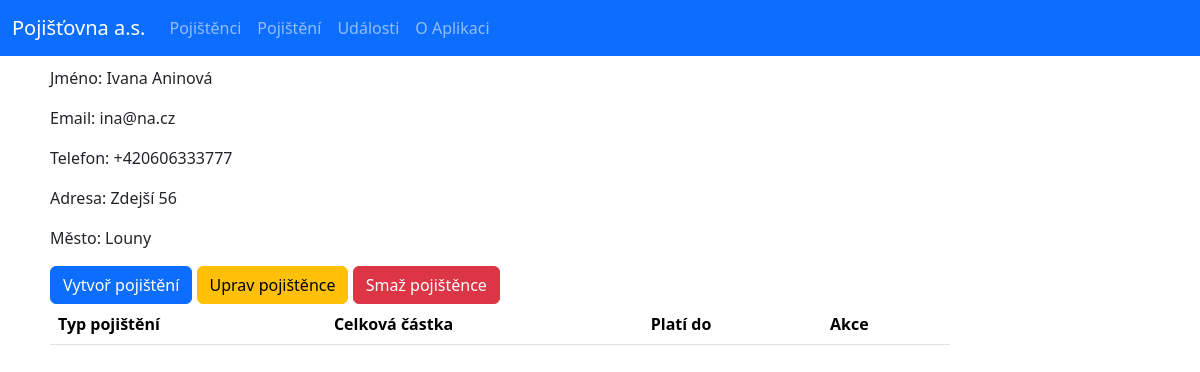
The page /policyholder-detail/11/ on the database as committed earlier.
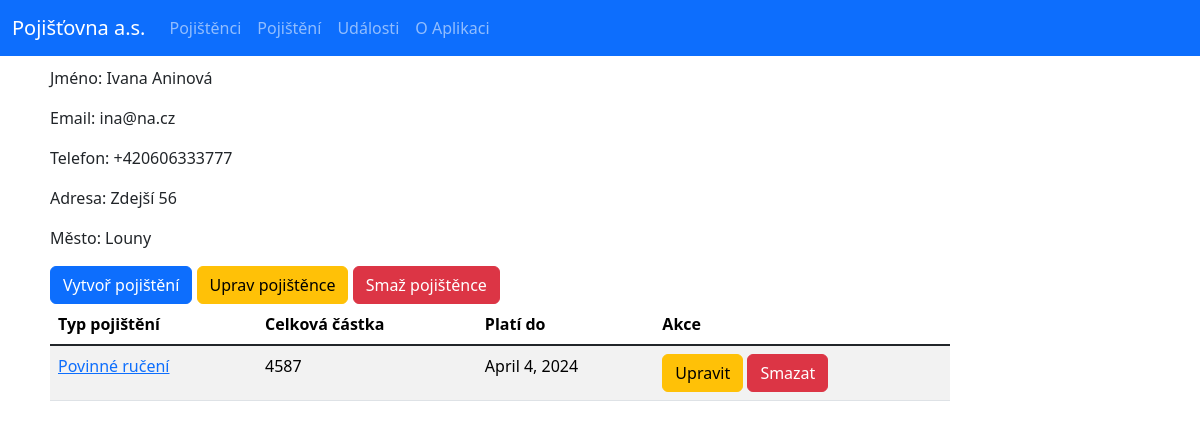
The same page on the database as committed later.
### base/models.py (models this page shows, shortened)
class InsurancePolicy(models.Model):
    holder = models.ForeignKey(Policyholder, on_delete=models.CASCADE)
    effective_date = models.DateField("Začátek platnosti")
    expire_date = models.DateField("Konec platnosti")
    total_amount = models.IntegerField("Celková částka")
    policy_type = models.CharField("Druh pojištění", max_length=50)
    class Meta:
        ordering = ['expire_date']

### base/views.py (the view)
# urls.py: path('policyholder-detail/<str:pk>/', views.policyholder_detail, name="policyholder-detail"),
def policyholder_detail(request, pk):
    policyholder = Policyholder.objects.get(id=pk)
    insurance_policies = policyholder.insurancepolicy_set.all()  # gets all policies of policyholder instance
    context = {'policyholder': policyholder, 'insurance_policies': insurance_policies}
    return render(request, 'base/policyholder_detail.html', context)

### base/templates/base/policyholder_detail.html
{% extends 'main.html' %}
{% block content %}
<main class="content">
    <p>Jméno: {{policyholder.first_name}} {{policyholder.last_name}}</p>
    <p>Email: {{policyholder.email}}</p>
    <p>Telefon: {{policyholder.phone}}</p>
    <p>Adresa: {{policyholder.address}}</p>
    <p>Město: {{policyholder.city}}</p>
    <a href="{% url 'create-insurance-policy' policyholder.id %}" class="btn btn-primary">Vytvoř pojištění</a>
    <a href="{% url 'update-policyholder' policyholder.id %}" class="btn btn-warning">Uprav pojištěnce</a>
    <a href="{% url 'delete-policyholder' policyholder.id %}" class="btn btn-danger">Smaž pojištěnce</a>
    <div class="table-responsive">
        <table class="table table-striped table-hover">
            <thead>
                <tr>
                    <th scope="col">Typ pojištění</th>
                    <th scope="col">Celková částka</th>
                    <th scope="col">Platí do</th>
                    <th scope="col">Akce</th>
                </tr>
            </thead>
            <tbody class="table-group-divider">
                {% for policy in insurance_policies %}
                <tr>
                    <td><a href="{% url 'insurance-policy-detail' policy.id %}">{{policy.policy_type}}</a></td>
                    <td>{{policy.total_amount}}</td>
                    <td>{{policy.expire_date}}</td>
                    <td><a href="{% url 'update-insurance-policy' policy.id %}" class="btn btn-warning">Upravit</a>
                        <a href="{% url 'delete-insurance-policy' policy.id %}" class="btn btn-danger">Smazat</a></td>
                </tr>
                {% endfor %}
            </tbody>
        </table>
    </div>
</main>
{% endblock %}

Rows that differ between the two databases and show on the page:
added InsurancePolicy: policy_type "Povinné ručení", total_amount "4587", expire_date "April 4, 2024"
